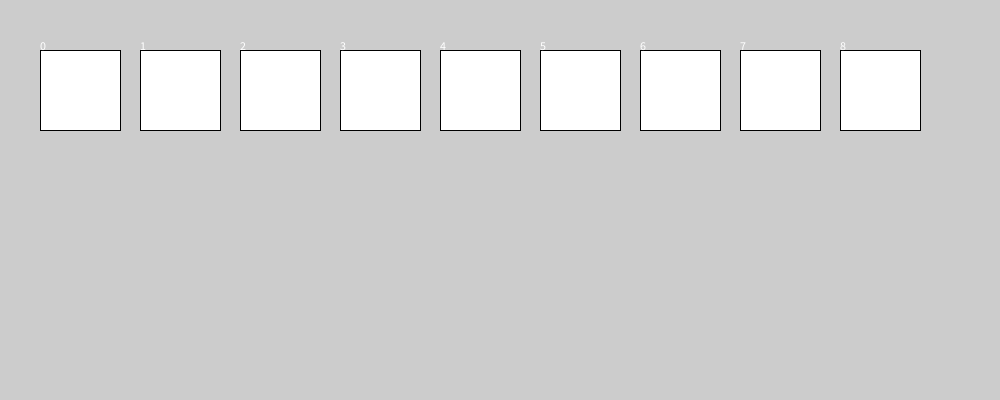
Frame 1 (no input)
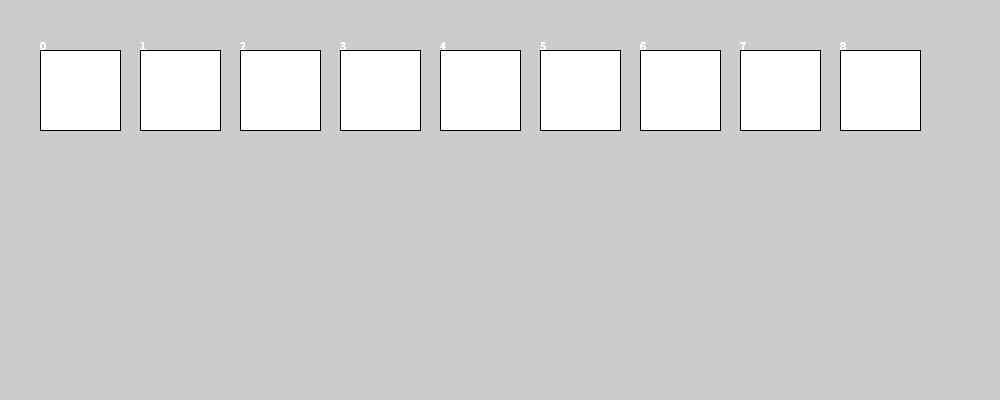
Frame 60 (the mouse pressed at the canvas centre just before this capture)
Frame 120 (the mouse held since frame 60 and released just before this capture): identical to frame 60, image omitted

The Processing sketch that drew these frames (run headless with seeded random() and noise(); from frame 60 on, the mouse is pressed at the canvas centre):

// Processing sketch: sketch_9_squares__using_loops_
// ── sketch_9_squares__using_loops_.pde
void setup()
{
  size(1000, 400);
}
void draw() {
  for (int i=0; i<9; i=i+1)
  {
    rect(40 + i*100, 50, 80, 80);
    println(i);
    text(i, 40 + i*100, 50);
  }
}
